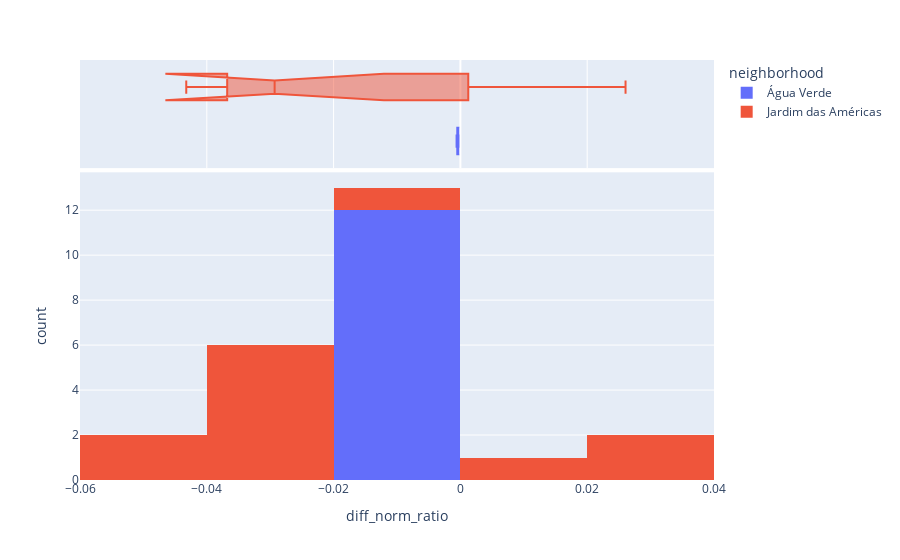

Here is the notebook cell this chart was saved with:
### Code cell
px.histogram(gdf, 
             x='diff_norm_ratio', 
            #  y="tip", 
             color="neighborhood",
                   marginal="box", # or violin, rug
                #    hover_data=df.columns
                # range_x=(0,30),
               #  width = 900,
               #  nbins=10,
                   )

### Figure 1 — Plotly figure (JSON) as saved in the notebook; plotly's stock layout.template omitted (floating-point values rounded to 4 significant figures)
{"data": [{"alignmentgroup": "True", "bingroup": "x", "hovertemplate": "neighborhood=Água Verde<br>diff_norm_ratio=%{x}<br>count=%{y}<extra></extra>", "legendgroup": "Água Verde", "marker": {"color": "#636efa", "pattern": {"shape": ""}}, "name": "Água Verde", "offsetgroup": "Água Verde", "orientation": "v", "showlegend": true, "type": "histogram", "x": [-0.0003622, -0.0003269, -0.0004328, -0.0004994, -0.0006026, -0.0003233, -0.0004886, -0.0003794, -0.0005515, -0.000307, -0.0003629, -0.0004222], "xaxis": "x", "yaxis": "y"}, {"alignmentgroup": "True", "hovertemplate": "neighborhood=Água Verde<br>diff_norm_ratio=%{x}<extra></extra>", "legendgroup": "Água Verde", "marker": {"color": "#636efa"}, "name": "Água Verde", "notched": true, "offsetgroup": "Água Verde", "showlegend": false, "type": "box", "x": [-0.0003622, -0.0003269, -0.0004328, -0.0004994, -0.0006026, -0.0003233, -0.0004886, -0.0003794, -0.0005515, -0.000307, -0.0003629, -0.0004222], "xaxis": "x2", "yaxis": "y2"}, {"alignmentgroup": "True", "bingroup": "x", "hovertemplate": "neighborhood=Jardim das Américas<br>diff_norm_ratio=%{x}<br>count=%{y}<extra></extra>", "legendgroup": "Jardim das Américas", "marker": {"color": "#EF553B", "pattern": {"shape": ""}}, "name": "Jardim das Américas", "offsetgroup": "Jardim das Américas", "orientation": "v", "showlegend": true, "type": "histogram", "x": [0.02159, 0.01412, -0.03485, -0.0321, -0.04112, -0.0265, -0.03498, -0.03859, -0.02464, 0.02605, -0.01164, -0.04324], "xaxis": "x", "yaxis": "y"}, {"alignmentgroup": "True", "hovertemplate": "neighborhood=Jardim das Américas<br>diff_norm_ratio=%{x}<extra></extra>", "legendgroup": "Jardim das Américas", "marker": {"color": "#EF553B"}, "name": "Jardim das Américas", "notched": true, "offsetgroup": "Jardim das Américas", "showlegend": false, "type": "box", "x": [0.02159, 0.01412, -0.03485, -0.0321, -0.04112, -0.0265, -0.03498, -0.03859, -0.02464, 0.02605, -0.01164, -0.04324], "xaxis": "x2", "yaxis": "y2"}], "layout": {"barmode": "relative", "legend": {"title": {"text": "neighborhood"}, "tracegroupgap": 0}, "margin": {"t": 60}, "xaxis": {"anchor": "y", "domain": [0, 1], "title": {"text": "diff_norm_ratio"}}, "xaxis2": {"anchor": "y2", "domain": [0, 1], "matches": "x", "showgrid": true, "showticklabels": false}, "yaxis": {"anchor": "x", "domain": [0, 0.7326], "title": {"text": "count"}}, "yaxis2": {"anchor": "x2", "domain": [0.7426, 1], "matches": "y2", "showgrid": false, "showline": false, "showticklabels": false, "ticks": ""}}}
